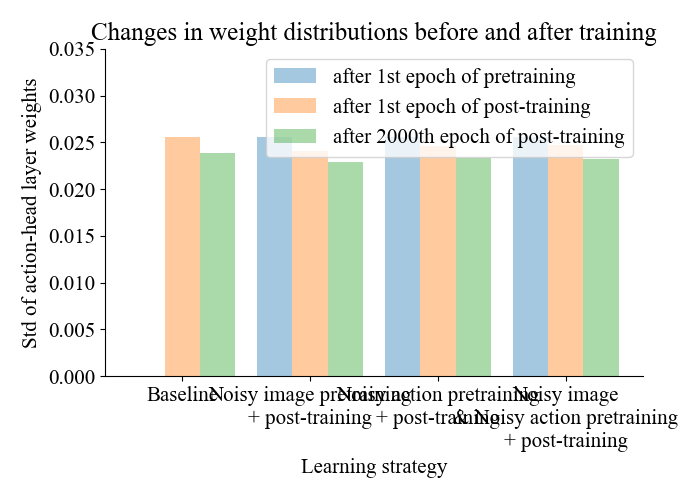

Write the Python code that produced this figure.
import numpy as np
import matplotlib.pyplot as plt

# 글꼴 설정: Times New Roman
plt.rcParams['font.family'] = 'Times New Roman'

value_list = []
value_list.extend([np.float32(0.00), np.float32(0.025565192), np.float32(0.023824966)])
value_list.extend([np.float32(0.025564754), np.float32(0.024064895), np.float32(0.0228798)])
value_list.extend([np.float32(0.025564628), np.float32(0.02464119), np.float32(0.023304267)])
value_list.extend([np.float32(0.025564525), np.float32(0.024696685), np.float32(0.023217488)])

colors = ["#1f77b4", "#ff7f0e", "#2ca02c"]

# ===== 그룹 설정 =====
group_size = 3
num_groups = len(value_list) // group_size

intra_gap = 0.8
inter_gap = 0.5

x = []
current_x = 0

for g in range(num_groups):
    for i in range(group_size):
        x.append(current_x)
        current_x += intra_gap
    current_x += inter_gap

bar_colors = [colors[i % group_size] for i in range(len(value_list))]

# 그룹 라벨
group_labels = ["Baseline", "Noisy image pretraining\n+ post-training", "Noisy action pretraining\n+ post-training", "Noisy image\n& Noisy action pretraining\n+ post-training"]

group_positions = []
pos = 0
for g in range(num_groups):
    center = pos + (group_size - 1) * intra_gap / 2
    group_positions.append(center)
    pos += group_size * intra_gap + inter_gap

# bar label
bar_labels = [
    'after 1st epoch of pretraining',
    'after 1st epoch of post-training',
    'after 2000th epoch of post-training'
]

# ===== Plot =====
plt.figure(figsize=(7, 5))
bars = plt.bar(x, value_list, color=bar_colors, alpha=0.4)

# bar 위 텍스트 라벨
for i, (rect, val) in enumerate(zip(bars, value_list)):
    label = bar_labels[i % 3]

# ===== Legend 추가 =====
from matplotlib.patches import Patch
legend_handles = [Patch(facecolor=colors[i], label=bar_labels[i], alpha=0.4) for i in range(3)]
plt.legend(handles=legend_handles, loc='upper right')

plt.xticks(group_positions, group_labels)
plt.xlabel("Learning strategy")
plt.ylabel("Std of action-head layer weights")
plt.title("Changes in weight distributions before and after training")
plt.ylim(0.0, 0.035)

ax = plt.gca()
ax.spines['right'].set_visible(False)
ax.spines['top'].set_visible(False)

plt.tight_layout()
plt.savefig('std_bar.png')
plt.close()